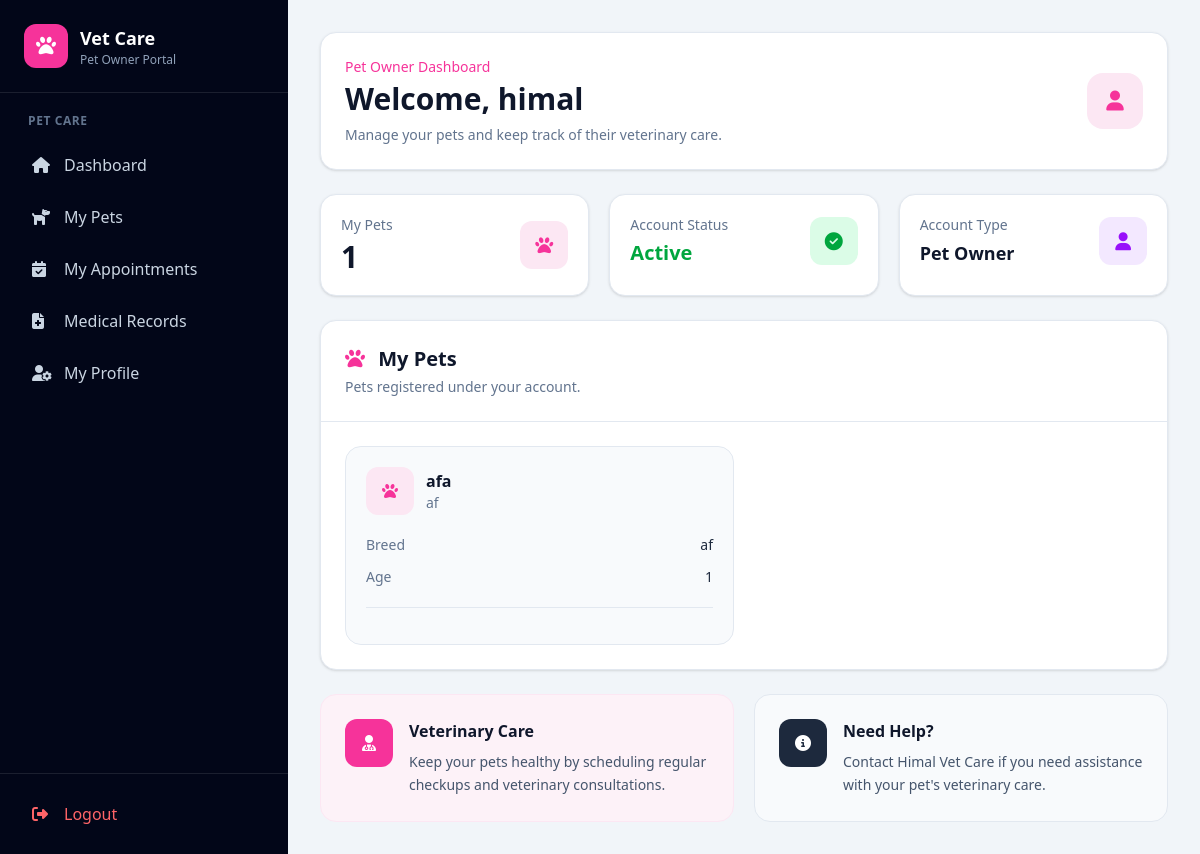
Before: /owner-dashboard/ (signed in) with the older database file.
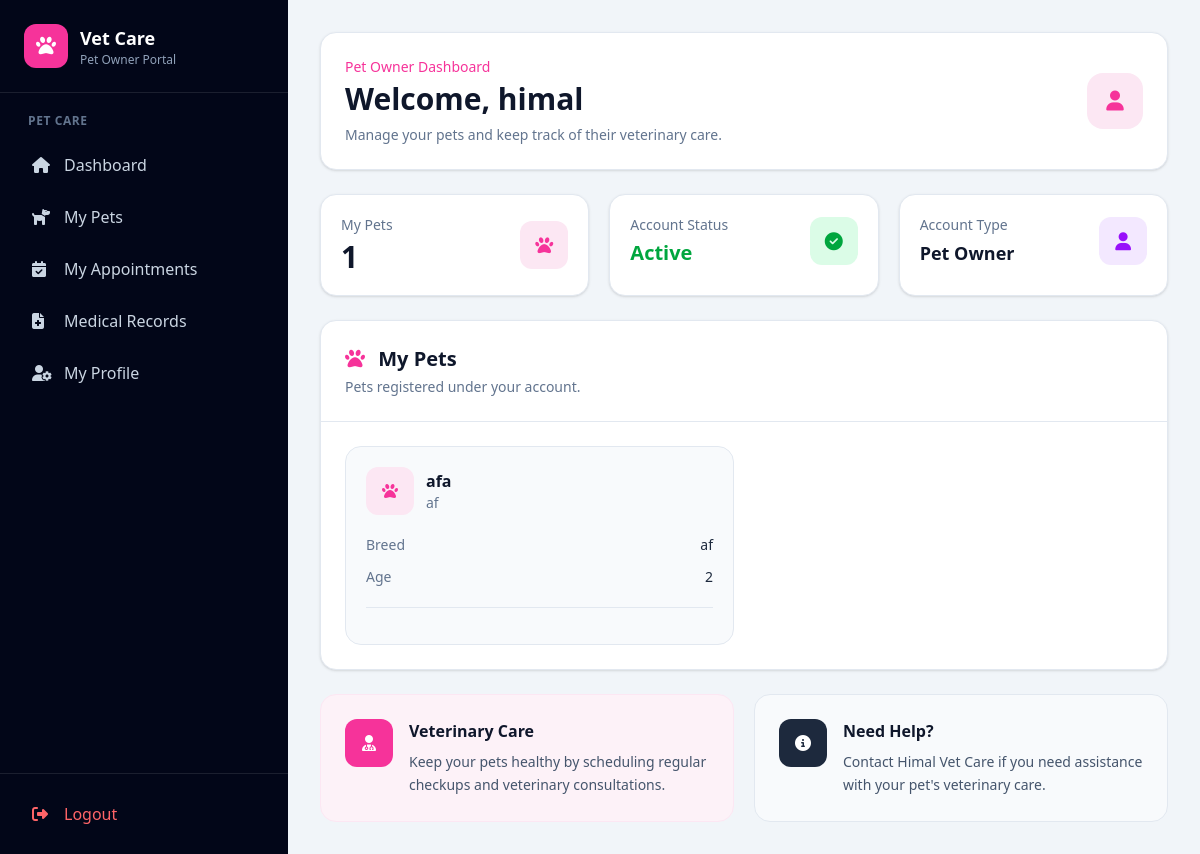
After: the same page with the newer database file.
### animal/models.py (models this page shows, shortened)
class Animal(models.Model):
    owner = models.ForeignKey(
        User,
        on_delete=models.CASCADE,
        related_name="animals",
        null=True,
        blank=True
    )
    name = models.CharField(max_length=100)
    species = models.CharField(max_length=100)
    breed = models.CharField(
        max_length=100,
        blank=True,
        null=True
    )
    age = models.PositiveIntegerField(
        blank=True,
        null=True
    )
    created_at = models.DateTimeField(
        auto_now_add=True
    )

### account/views.py (the view)
@login_required
def owner_dashboard(request):
    user = request.user
    if user.role != User.PET_OWNER:
        messages.error(
            request,
            "You are not authorized to access the pet owner dashboard."
        )
        return redirect("dashboard")
    pet_owner_profile = getattr(
        user,
        "pet_owner_profile",
        None
    )
    try:
        my_animals = Animal.objects.filter(
            owner=user
        )
    except Exception:
        my_animals = Animal.objects.none()
    try:
        appointments = (
            Appointment.objects
            .filter(animal__in=my_animals)
            .order_by("appointment_date")[:5]
        )
    except Exception:
        appointments = Appointment.objects.none()
    try:
        medical_records = (
            MedicalRecord.objects
            .filter(animal__in=my_animals)
            .order_by("-id")[:5]
        )
    except Exception:
        medical_records = MedicalRecord.objects.none()
    context = {
        "my_animals": my_animals,
        "appointments": appointments,
        "medical_records": medical_records,
        "pet_owner_profile": pet_owner_profile,
        "user_role": "PET_OWNER",
    }
    return render(
        request,
        "account/owner_dashboard.html",
        context
    )

### account/templates/account/owner_dashboard.html (shortened to what the changed rows need)
{% extends 'ownerbase.html' %}
{% block content %}
<div class="max-w-7xl mx-auto space-y-6">
    <div class="bg-white rounded-2xl border border-slate-200
                shadow-sm p-6">
        <div class="flex flex-col sm:flex-row
                    sm:items-center sm:justify-between gap-4">
            <div>
                <h2 class="mt-1 text-2xl sm:text-3xl
                           font-bold text-slate-900">
                    Welcome,
                    {{ request.user.get_full_name|default:request.user.username }}
                </h2>
            </div>
        </div>
    </div>
    <div class="bg-white rounded-2xl
                border border-slate-200
                shadow-sm overflow-hidden">
        <div class="p-5 sm:p-6">
            {% if my_animals %}
                <div class="grid grid-cols-1
                            md:grid-cols-2
                            xl:grid-cols-3
                            gap-5">
                    {% for animal in my_animals %}
                        <div class="rounded-2xl
                                    border border-slate-200
                                    bg-slate-50
                                    p-5
                                    hover:shadow-md
                                    transition">
                            <div class="flex items-center
                                        justify-between gap-3">
                                <div class="flex items-center gap-3">
                                    <div class="w-12 h-12
                                                rounded-xl
                                                bg-pink-100
                                                text-pink-500
                                                flex items-center
                                                justify-center">
                                        <i class="fa-solid fa-paw"></i>
                                    </div>
                                    <div>
                                        <h4 class="font-bold
                                                   text-slate-900">
                                            {{ animal.name }}
                                        </h4>
                                        <p class="text-sm
                                                  text-slate-500">
                                            {{ animal.species|default:"Pet" }}
                                        </p>
                                    </div>
                                </div>
                            </div>
                            <div class="mt-5 space-y-3">
                                {% if animal.breed %}
                                    <div class="flex items-center
                                                justify-between
                                                text-sm">
                                        <span class="text-slate-500">
                                            Breed
                                        </span>
                                        <span class="font-medium
                                                     text-slate-800">
                                            {{ animal.breed }}
                                        </span>
                                    </div>
                                {% endif %}
                                {% if animal.age %}
                                    <div class="flex items-center
                                                justify-between
                                                text-sm">
                                        <span class="text-slate-500">
                                            Age
                                        </span>
                                        <span class="font-medium
                                                     text-slate-800">
                                            {{ animal.age }}
                                        </span>
                                    </div>
                                {% endif %}
                            </div>
                            {% if animal.id %}
                                <div class="mt-5 pt-4
                                            border-t border-slate-200">
                                </div>
                            {% endif %}
                        </div>
                    {% endfor %}
                </div>
            {% endif %}
        </div>
    </div>
</div>
{% endblock %}

Changed rows visible on the page:
changed Animal "afa": age "1" → "2"
